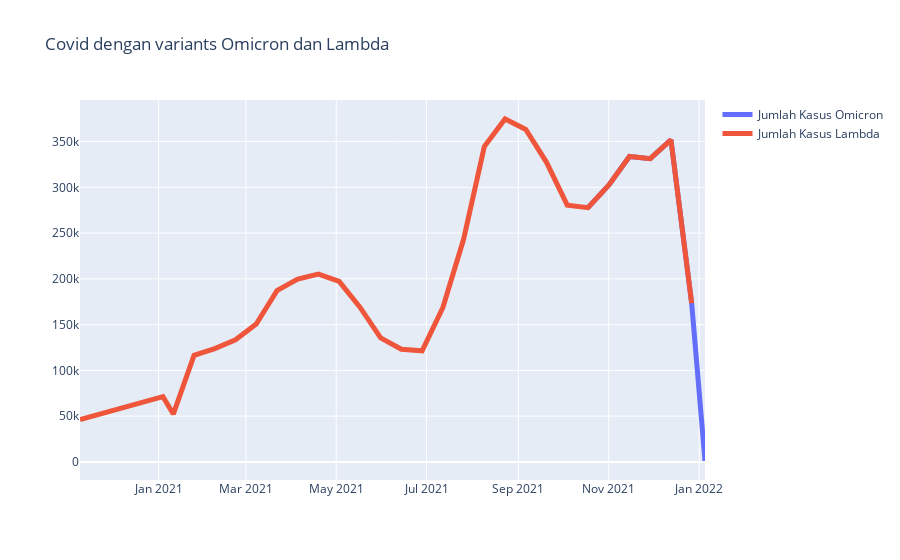

Here is the notebook cell this chart was saved with:
### Markdown cell above
Menampilkan keluruhan data pada variants Omicron dan Lambda

### Code cell
fig = go.Figure()
fig.add_trace(go.Scatter(x=omicron_global["date"],y=omicron_global["num_sequences_total"],mode='lines',line_width=5,name="Jumlah Kasus Omicron"))
fig.add_trace(go.Scatter(x=lambda_global["date"],y=lambda_global["num_sequences_total"],mode='lines',line_width=5,name="Jumlah Kasus Lambda"))
fig.update_layout(title='Covid dengan variants Omicron dan Lambda')
fig.show()

### Figure 1 — Plotly figure (JSON) as saved in the notebook; plotly's stock layout.template omitted (floating-point values rounded to 4 significant figures)
{"data": [{"line": {"width": 5}, "mode": "lines", "name": "Jumlah Kasus Omicron", "type": "scatter", "x": ["2021-10-18", "2021-11-01", "2021-11-15", "2021-11-29", "2021-12-13", "2021-12-27", "2022-01-05"], "y": [277844, 302444, 333778, 331383, 351966, 173286, 979]}, {"line": {"width": 5}, "mode": "lines", "name": "Jumlah Kasus Lambda", "type": "scatter", "x": ["2020-11-09", "2021-01-04", "2021-01-11", "2021-01-25", "2021-02-08", "2021-02-22", "2021-03-08", "2021-03-22", "2021-04-05", "2021-04-19", "2021-05-03", "2021-05-17", "2021-05-31", "2021-06-14", "2021-06-28", "2021-07-12", "2021-07-26", "2021-08-09", "2021-08-23", "2021-09-06", "2021-09-20", "2021-10-04", "2021-10-18", "2021-11-01", "2021-11-15", "2021-11-29", "2021-12-13", "2021-12-27"], "y": [46202, 71324, 52251, 116398, 123716, 133425, 150683, 187185, 199741, 205153, 197254, 169011, 135508, 123104, 121436, 168725, 243216, 344500, 374670, 363281, 327337, 280557, 277844, 302444, 333778, 331383, 351966, 173286]}], "layout": {"title": {"text": "Covid dengan variants Omicron dan Lambda"}}}
